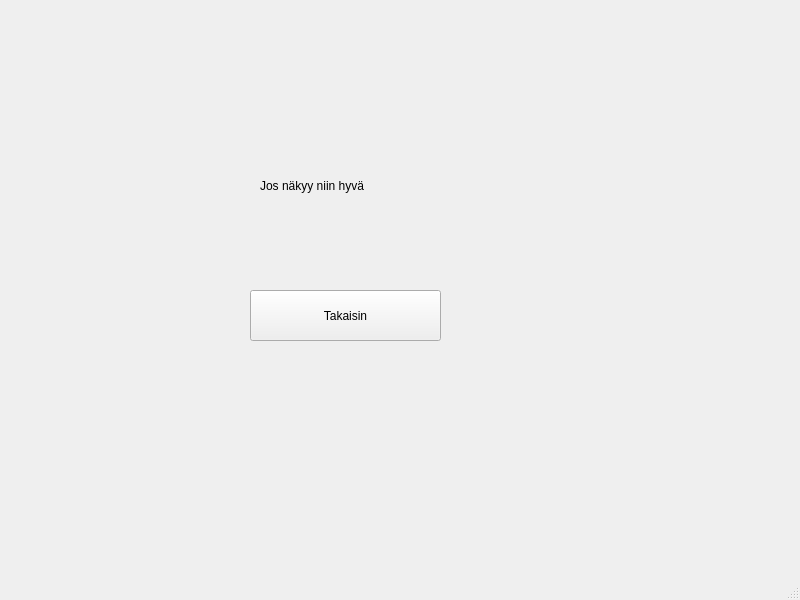
<?xml version="1.0" encoding="UTF-8"?>
<ui version="4.0">
 <class>Dialog</class>
 <widget class="QMainWindow" name="Dialog">
  <property name="geometry">
   <rect>
    <x>0</x>
    <y>0</y>
    <width>800</width>
    <height>600</height>
   </rect>
  </property>
  <property name="windowTitle">
   <string>MainWindow</string>
  </property>
  <widget class="QWidget" name="centralwidget">
   <widget class="QLabel" name="label">
    <property name="geometry">
     <rect>
      <x>260</x>
      <y>170</y>
      <width>171</width>
      <height>31</height>
     </rect>
    </property>
    <property name="text">
     <string>Jos näkyy niin hyvä</string>
    </property>
   </widget>
   <widget class="QPushButton" name="pushButton">
    <property name="geometry">
     <rect>
      <x>250</x>
      <y>290</y>
      <width>191</width>
      <height>51</height>
     </rect>
    </property>
    <property name="text">
     <string>Takaisin</string>
    </property>
   </widget>
  </widget>
  <widget class="QMenuBar" name="menubar">
   <property name="geometry">
    <rect>
     <x>0</x>
     <y>0</y>
     <width>800</width>
     <height>21</height>
    </rect>
   </property>
  </widget>
  <widget class="QStatusBar" name="statusbar"/>
 </widget>
 <resources/>
 <connections/>
</ui>
